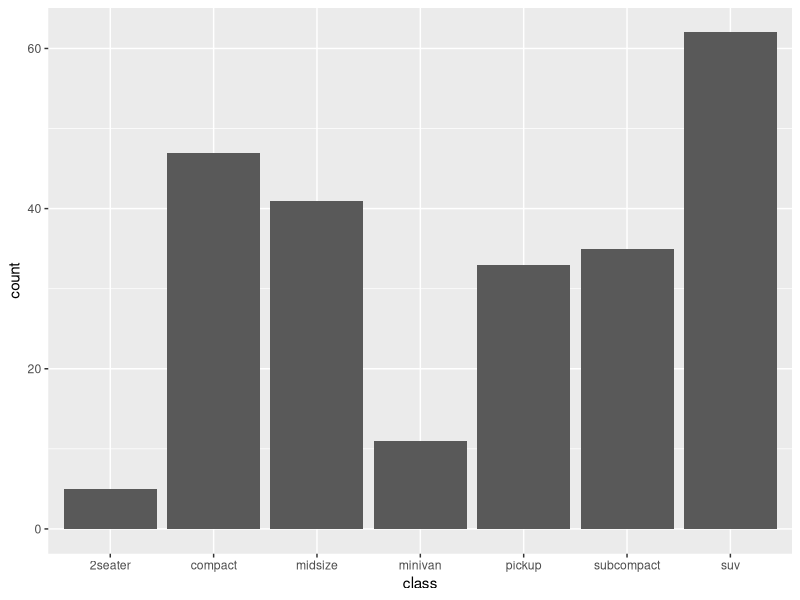
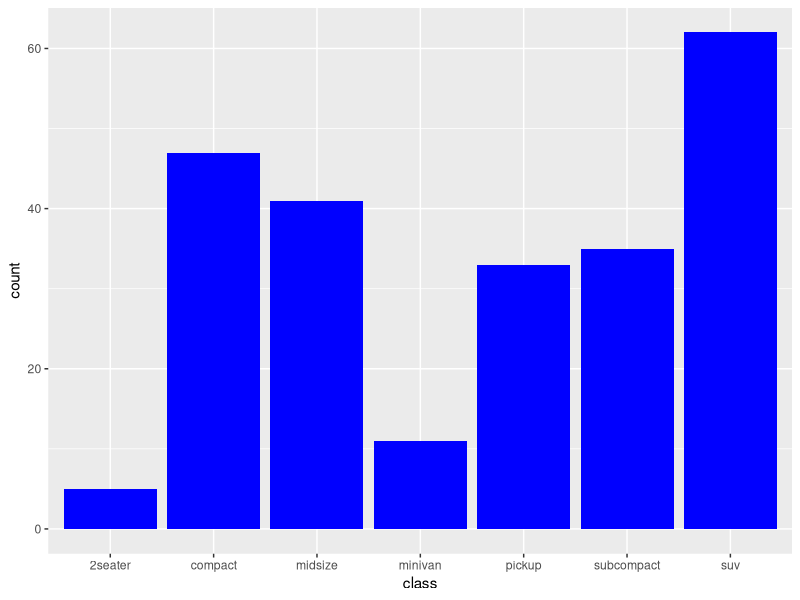
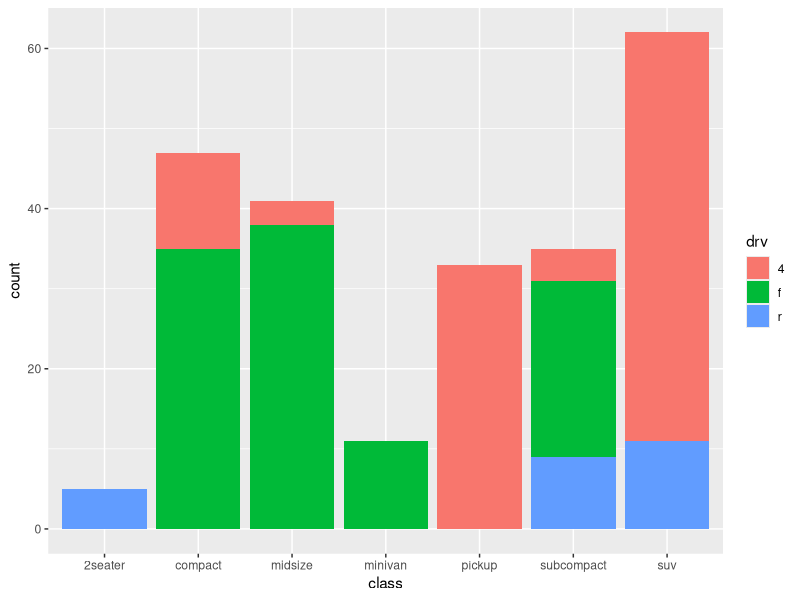
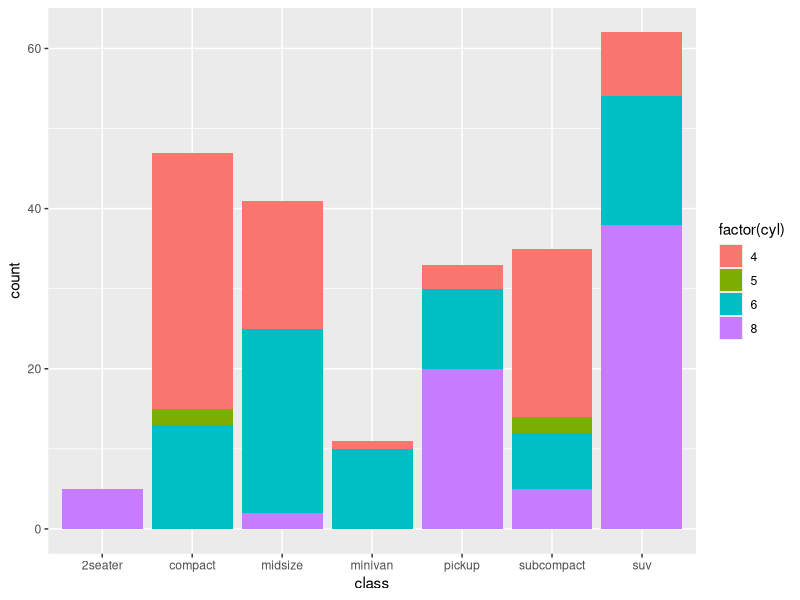
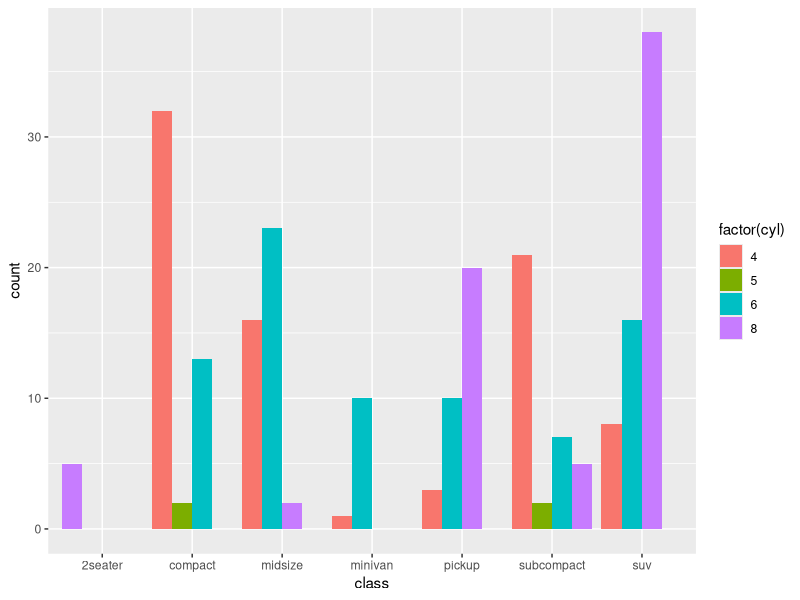
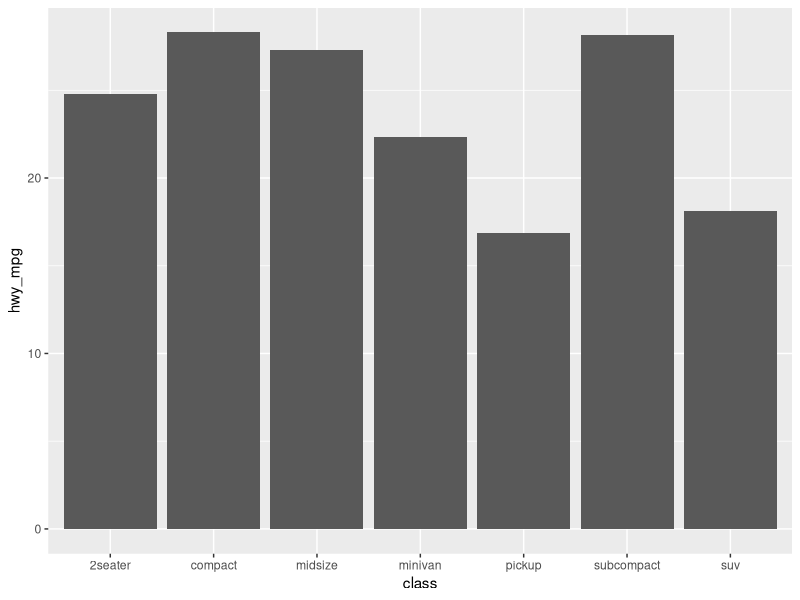
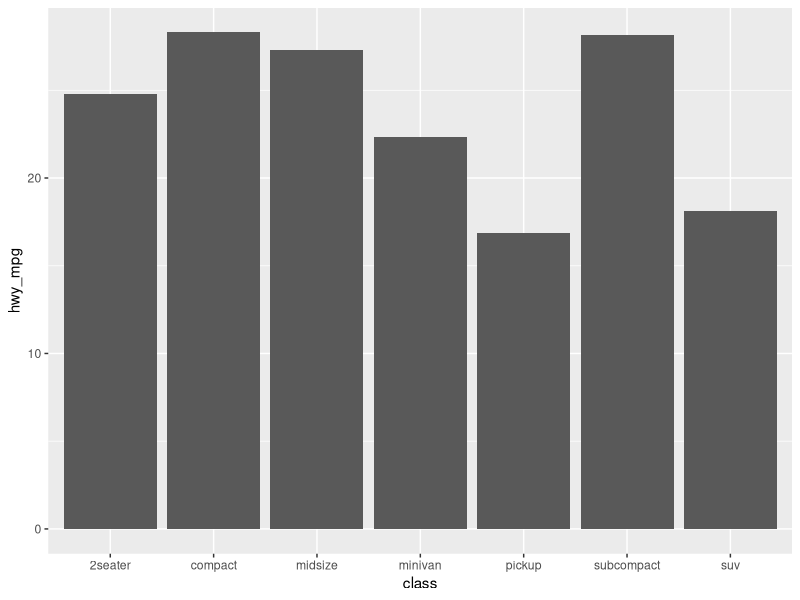
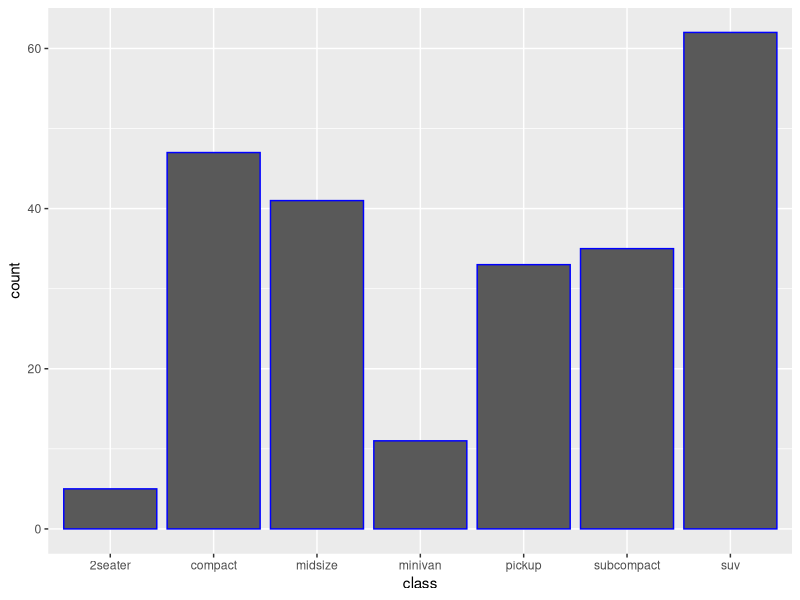

R code for these plots, in order:
## ---- chunk 1
knitr::opts_chunk$set(fig.width=5, fig.height=3, fig.align = 'center',
                      error=FALSE, warning=FALSE, message=FALSE, dpi=300)

# Inelegant solution to font dependency issues
options(device = function(file, width, height) {
  png(tempfile(), width = width, height = height)
})

## ---- chunk 2
library(tidyverse)

ggplot(mpg) +
    geom_bar(aes(x = class))
## ---- chunk 3
ggplot(mpg) +
    geom_bar(aes(x = class), fill = 'blue')
## ---- chunk 4
ggplot(mpg) +
    geom_bar(aes(x = class, fill = drv))
## ---- chunk 5
# Note we convert the cyl variable to a factor to fill properly
ggplot(mpg) + 
    geom_bar(aes(x = class, fill = factor(cyl)))
## ---- chunk 6
# Note we convert the cyl variable to a factor here in order to fill by cylinder
ggplot(mpg) + 
    geom_bar(aes(x = class, fill = factor(cyl)), position = position_dodge(preserve = 'single'))
## ---- chunk 7
# Use dplyr to calculate the average hwy_mpg by class
by_hwy_mpg <- mpg %>% group_by(class) %>% summarise(hwy_mpg = mean(hwy))

ggplot(by_hwy_mpg) + 
    geom_bar(aes(x = class, y = hwy_mpg), stat = 'identity')
## ---- chunk 8
# Use dplyr to calculate the average hwy_mpg by class
by_hwy_mpg <- mpg %>% group_by(class) %>% summarise(hwy_mpg = mean(hwy))

ggplot(by_hwy_mpg) + 
    geom_col(aes(x = class, y = hwy_mpg))
## ---- chunk 9
ggplot(mpg) +
    geom_bar(aes(x = class), color = 'blue')
## ---- chunk 10
ggplot(mpg) +
    geom_bar(aes(x = class), fill = '#003366', color = '#add8e6')
## ---- chunk 11
ggplot(mpg) + 
    geom_bar(aes(x = class, fill = 'blue'))
